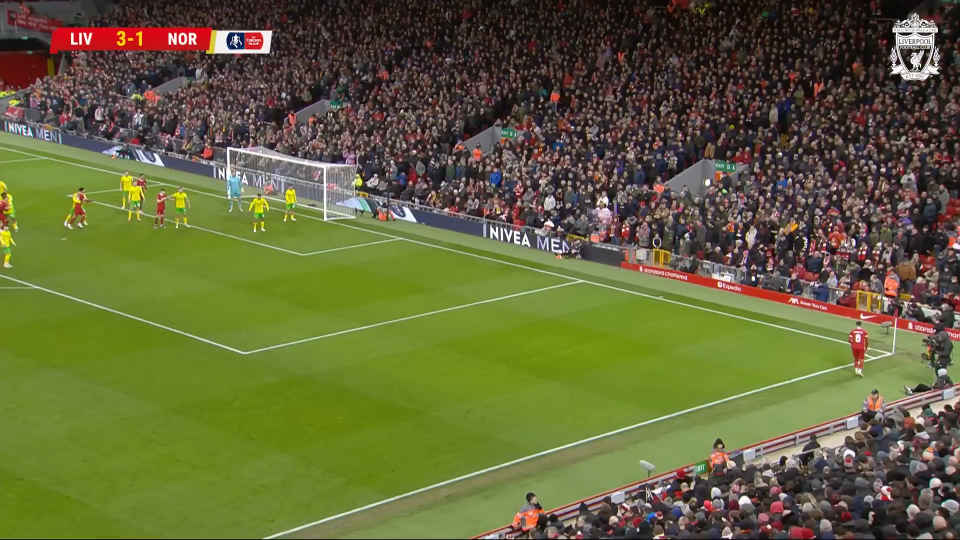
#> input picture right.png, 1920 x 1080 px (shown at 1/2 size)
$ python right.py
#> lines starting #> are read from the running program, lines starting #| are printed output that depends on the picture
import cv2
import numpy as np

image = cv2.imread('right.png')
#> image is the input picture: shape (1080, 1920, 3); mean B, G, R 58.2, 101.2, 99.3
image = cv2.resize(image, (1280, 720))
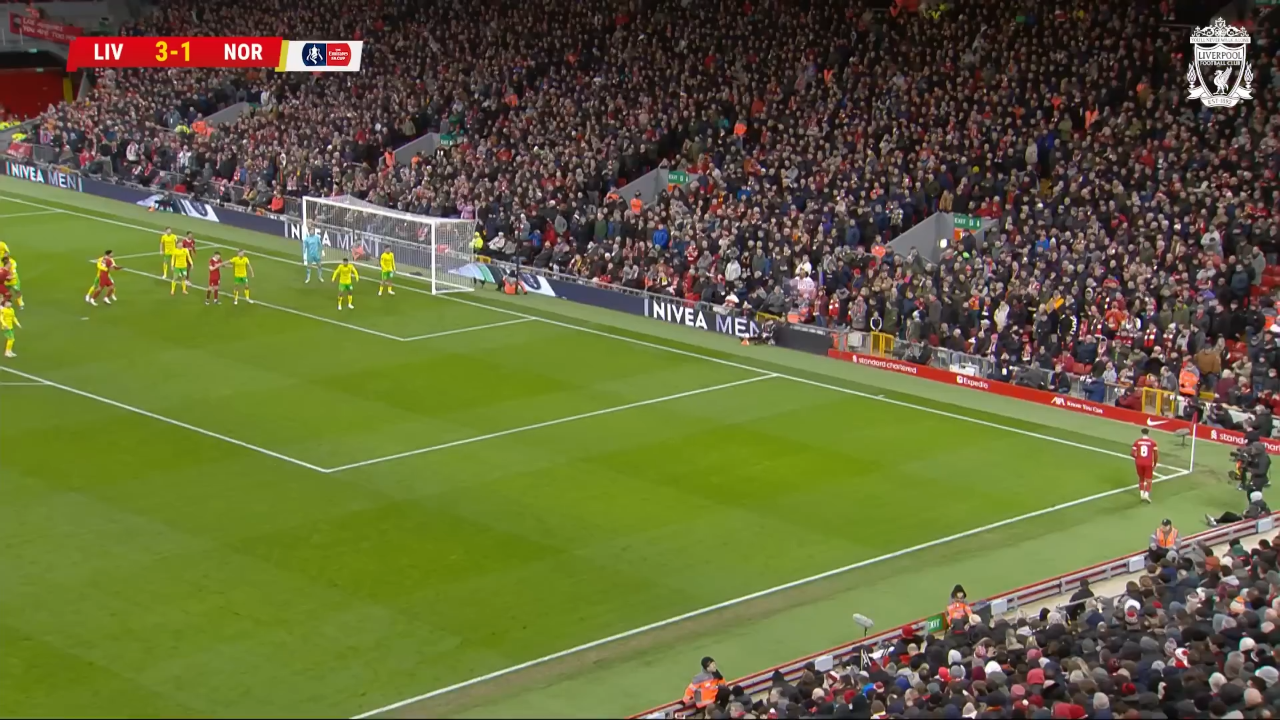
#> image: shape (720, 1280, 3); mean B, G, R 58.2, 101.2, 99.3

src = np.array([
  [ [ 3424.169677734375, 2178 ] ],
  [ [ 3424.169677734375, 1734.711669921875 ] ],
  [ [ 2876.065185546875, 1734.711669921875 ] ],
  [ [ 2876.204833984375, 1319.8680419921875 ] ],
  [ [ 3241.3984375, 1382.3765869140625 ] ],
  [ [ 3424.169677734375, 1382.3765869140625 ] ],
  [ [ 3241.3984375, 795.6234130859375 ] ],
  [ [ 3424.169677734375, 795.6234130859375 ] ]

], dtype=np.float32).reshape(-1,1,2)

dst = np.array([
  [ [ 1187.764404296875, 471.2115478515625 ] ],
  [ [ 774.3653564453125, 374.49517822265625 ] ],
  [ [ 327.45672607421875, 471.4711608886719 ] ],
  [ [ 47.69711685180664, 382.5096130371094 ] ],
  [ [ 407.3125, 340.2788391113281 ] ],
  [ [ 530.4759521484375, 317.89422607421875 ] ],
  [ [ 94.97115325927734, 260.8461608886719 ] ],
  [ [ 216.74038696289062, 245.5048065185547 ] ]
], dtype=np.float32).reshape(-1,1,2)

for i, point in enumerate(dst):
    print(point[0])
    image = cv2.circle(image, (int(point[0][0]), int(point[0][1])), radius=6, color=(0, 0, 255), thickness=-1)
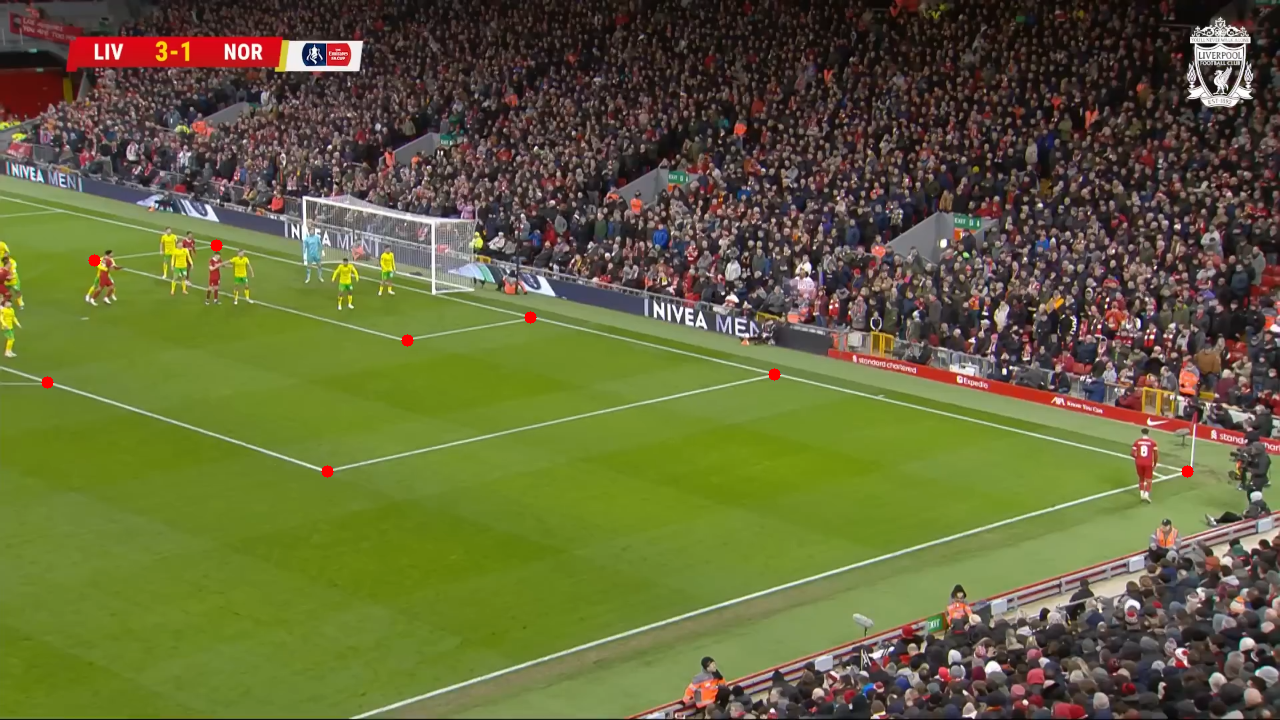
#> image: shape (720, 1280, 3); mean B, G, R 58.1, 101, 99.4


corners = np.array([
 [ [ 0, 0 ] ],
 [ [ 3488, 0 ] ],
 [ [ 3488, 2178 ] ],
 [ [ 0, 2178 ] ]
], dtype=np.float32).reshape(-1,1,2)

H, mask = cv2.findHomography(src, dst, cv2.RANSAC)

# arr = np.asarray(H, dtype=np.float32)
# H = np.linalg.inv(arr)

transformed_corners = cv2.perspectiveTransform(corners, H)
print(transformed_corners)


for i, point in enumerate(transformed_corners):
    image = cv2.circle(image, (int(point[0][0]), int(point[0][1])), radius=6, color=(0, 255, 0), thickness=-1)

# Draw lines between the corners
for i in range(len(transformed_corners)):
    start_point = (int(transformed_corners[i][0][0]), int(transformed_corners[i][0][1]))
    end_point = (int(transformed_corners[(i + 1) % len(transformed_corners)][0][0]), int(transformed_corners[(i + 1) % len(transformed_corners)][0][1]))
    image = cv2.line(image, start_point, end_point, color=(255, 0, 0), thickness=2)
#> this loop made 4 passes
#> pass 2, `image = cv2.line(image, start_point, end_point, color=(255, 0, 0), thi..`:
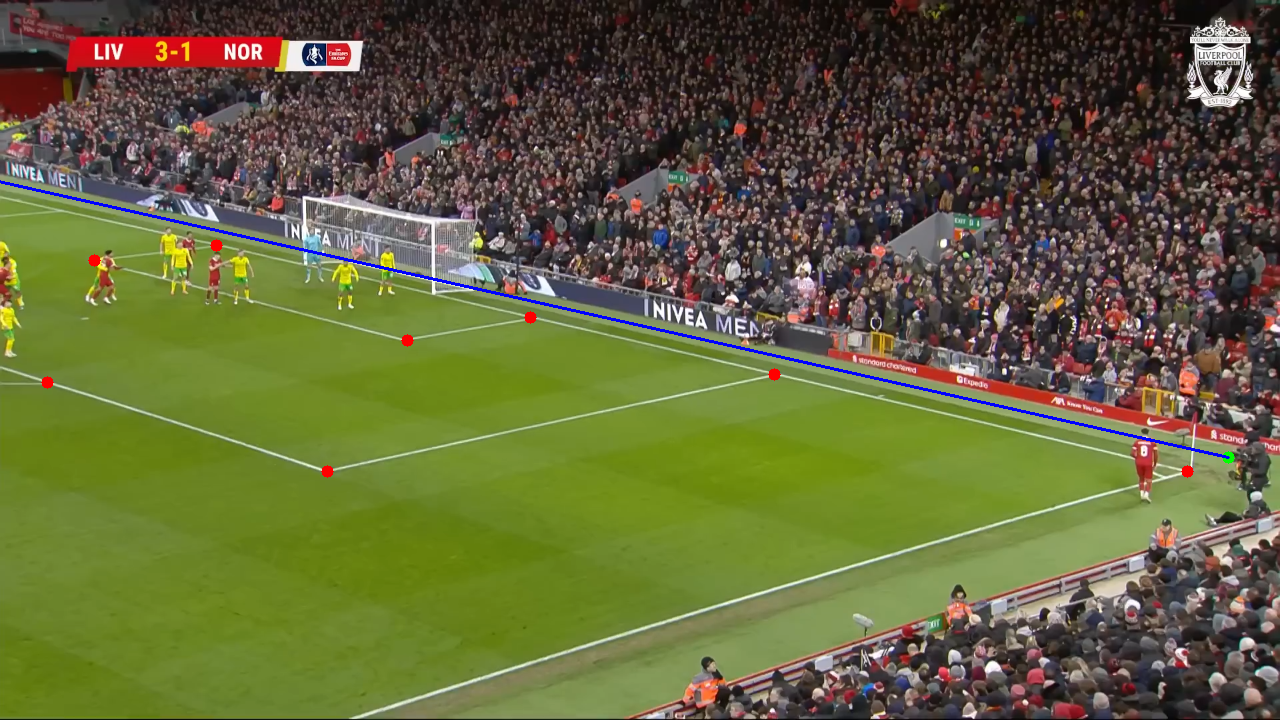
#> image: shape (720, 1280, 3); mean B, G, R 58.7, 100.4, 98.8

cv2.imshow('Image', image)
cv2.waitKey(0)
cv2.destroyAllWindows()
